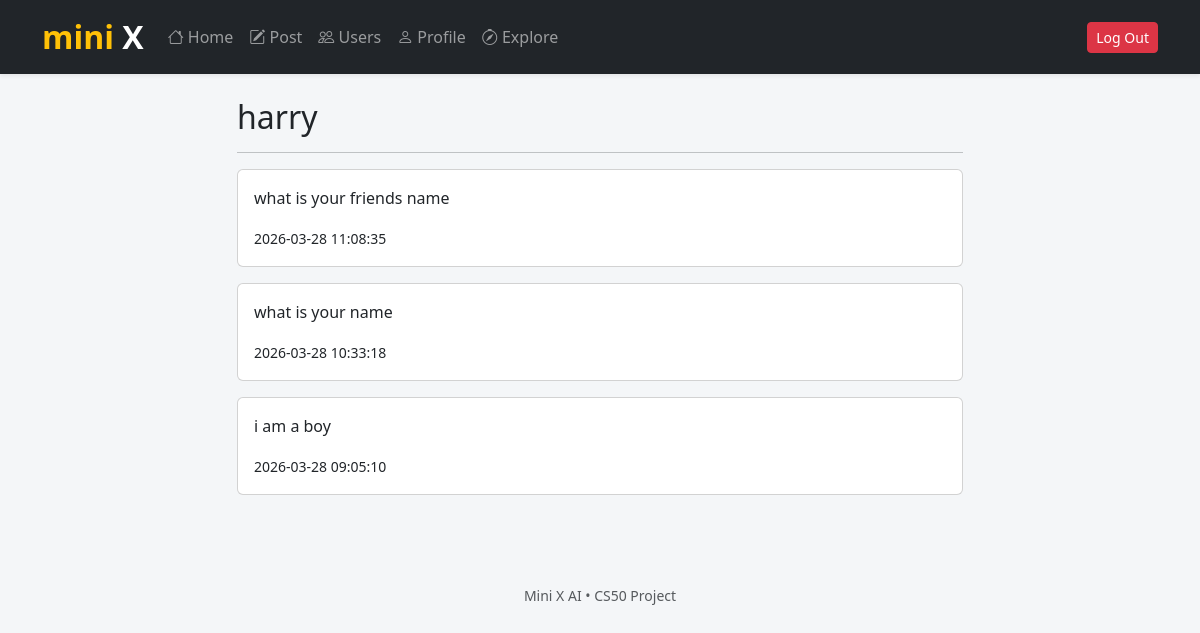
Screenshot of /profile/1 (signed in) with the database file from the repository.
### tables this page shows
CREATE TABLE users (id INTEGER PRIMARY KEY AUTOINCREMENT NOT NULL, username TEXT NOT NULL, hash TEXT NOT NULL);

CREATE TABLE posts (
    id INTEGER PRIMARY KEY AUTOINCREMENT,
    user_id INTEGER NOT NULL,
    content TEXT NOT NULL,
    timestamp DATETIME DEFAULT CURRENT_TIMESTAMP,
    FOREIGN KEY(user_id) REFERENCES users(id)
);

### app.py (the view)
@app.route("/profile/<int:user_id>")
@login_required
def profile(user_id):
    user = db.execute(
        "SELECT * FROM users WHERE id = ?",
        user_id
    )
    if len(user) == 0:
        return apology("User not found", 404)
    posts = db.execute(
        "SELECT * FROM posts WHERE user_id = ? ORDER BY timestamp DESC",
        user_id
    )
    posts_count = db.execute(
        "SELECT COUNT(*) AS count FROM posts WHERE user_id = ?",
        user_id
    )[0]["count"]
    followers_count = db.execute(
        "SELECT COUNT(*) AS count FROM followers WHERE following_id = ?",
        user_id
    )[0]["count"]
    following_count = db.execute(
        "SELECT COUNT(*) AS count FROM followers WHERE follower_id = ?",
        user_id
    )[0]["count"]
    is_following = db.execute(
        "SELECT * FROM followers WHERE follower_id = ? AND following_id = ?",
        session["user_id"],
        user_id
    )
    return render_template(
        "profile.html",
        user=user[0],
        posts=posts,
        posts_count=posts_count,
        followers_count=followers_count,
        following_count=following_count,
        is_following=len(is_following) > 0
    )

### helpers.py (called while the page is built)
def login_required(f):
    @wraps(f)
    def decorated_function(*args, **kwargs):
        if session.get("user_id") is None:
            return redirect("/login")
        return f(*args, **kwargs)
    return decorated_function

### templates/profile.html (shortened to what this page needs)
{% extends "layout.html" %}
{% block main %}
<h2>{{ user.username }}</h2>
<hr>
{% if posts %}
    {% for post in posts %}
        <div class="card mb-3">
            <div class="card-body">
                <p>{{ post.content }}</p>
                <small>{{ post.timestamp }}</small>
            </div>
        </div>
    {% endfor %}
{% else %}
<p>No posts</p>
{% endif %}
{% endblock %}

### rows the page displays
users: username "harry"
posts: content "what is your friends name", timestamp "2026-03-28 11:08:35"
posts: content "what is your name", timestamp "2026-03-28 10:33:18"
posts: content "i am a boy", timestamp "2026-03-28 09:05:10"
